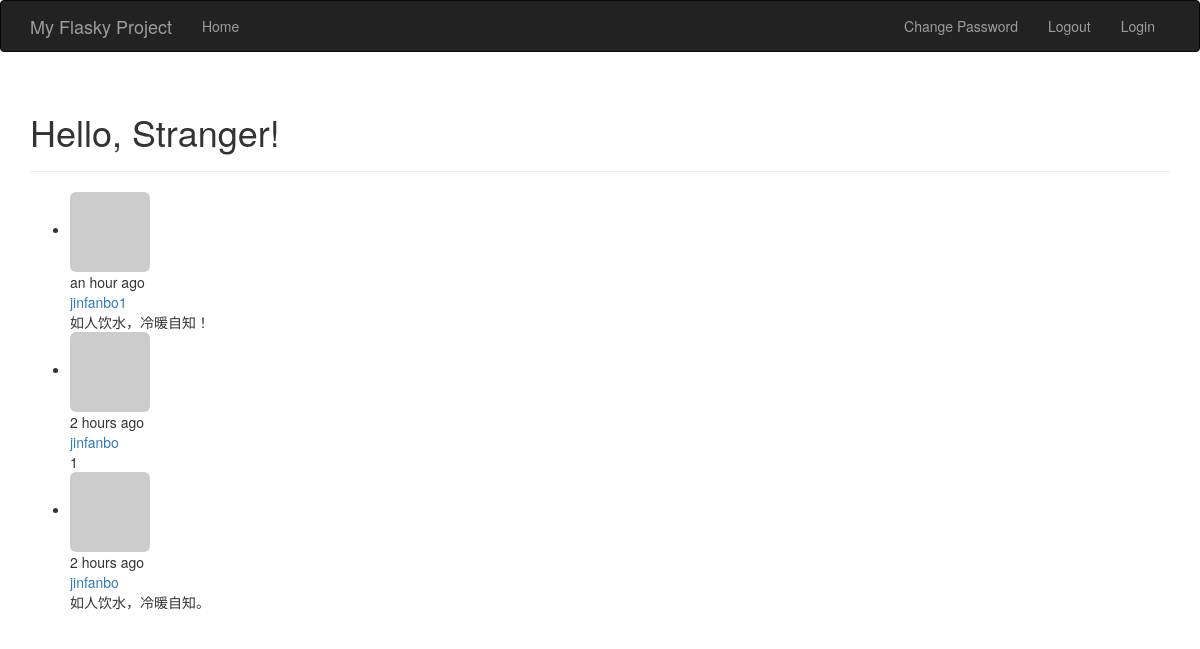
The page / on the database its author committed.
### app/models.py (models this page shows, shortened)
class Post(db.Model):
    __tablename__ = 'posts'
    id = db.Column(db.Integer, primary_key=True)
    body = db.Column(db.Text)
    timestamp = db.Column(db.DateTime, index=True, default=datetime.utcnow)
    author_id = db.Column(db.Integer, db.ForeignKey('users.id'))

class User(UserMixin, db.Model):
    __tablename__ = 'users'
    id = db.Column(db.Integer, primary_key=True)
    email = db.Column(db.String(64), unique=True, index=True)
    username = db.Column(db.String(64), unique=True, index=True)
    role_id = db.Column(db.Integer, db.ForeignKey('roles.id'))
    password_hash = db.Column(db.String(128))
    confirmed = db.Column(db.Boolean, default=False)
    name = db.Column(db.String(64))
    location = db.Column(db.String(64))
    about_me = db.Column(db.Text())
    member_since = db.Column(db.DateTime(), default=datetime.utcnow)
    last_seen = db.Column(db.DateTime(), default=datetime.utcnow)
    avatar_hash = db.Column(db.String(32))
    posts = db.relationship('Post', backref='author', lazy='dynamic')
    @property
    def password(self):
        raise AttributeError('password is not a readable attribute')
    def gravatar_hash(self):
        return hashlib.md5(self.email.lower().encode('utf-8')).hexdigest()
    def gravatar(self, size=100, default='identicon', rating='g'):
        url = 'https://secure.gravatar.com/avatar'
        hash = self.avatar_hash or self.gravatar_hash()
        return '{url}/{hash}?s={size}&d={default}&r={rating}'.format(
            url=url, hash=hash, size=size, default=default, rating=rating)

### app/main/views.py (the view)
@main.route('/', methods=['GET', 'POST'])
def index():
    form = PostForm()
    if current_user.can(Permission.WRITE) and \
            form.validate_on_submit():
        post = Post(body=form.body.data,
                    author=current_user._get_current_object())
        db.session.add(post)
        return redirect(url_for('.index'))
    posts = Post.query.order_by(Post.timestamp.desc()).all()
    return render_template('index.html', form=form, posts=posts)

### app/auth/views.py (called while the page is built)
@auth.before_app_request
def before_request():
    if current_user.is_authenticated :
        current_user.ping()
        if not current_user.confirmed \
            and request.endpoint[:5] != 'auth.' \
                and request.endpoint != 'static':
            return redirect(url_for('auth.unconfirmed'))

### app/main/__init__.py (called while the page is built)
@main.app_context_processor
def inject_permissions():
    return dict(Permission=Permission)

### app/models.py (called while the page is built)
    def can(self, permissions):
        return False

### app/templates/index.html (shortened to what this page needs)
{% extends "base.html" %}
{% import "bootstrap/wtf.html" as wtf %}
{% block page_content %}
<div class="page-header">
    <h1>Hello, {% if current_user.is_authenticated %}{{ current_user.username }}{% else %}Stranger{% endif %}!</h1>
</div>
<ul class="posts">
    {% for post in posts %}
    <li class="post">
        <div class="post=thumbnail">
            <a href="{{ url_for('.user', username=post.author.username) }}">
                <img class="img-rounded profile-thumbnail"
                     src="{{ post.author.gravatar(size=40) }}">
            </a>
        </div>
        <div class="post-date">{{ moment(post.timestamp).fromNow() }}</div>
        <div class="post-author">
            <a href="{{ url_for('.user', username=post.author.username) }}">
                {{ post.author.username }}
            </a>
        </div>
        <div class="post-body">{{ post.body }}</div>
    </li>
    {% endfor %}
</ul>
{% endblock %}

### rows shown on the page
Post: timestamp "an hour ago", author.username "jinfanbo1", body "如人饮水，冷暖自知！"
Post: timestamp "2 hours ago", author.username "jinfanbo", body "1"
Post: timestamp "2 hours ago", author.username "jinfanbo", body "如人饮水，冷暖自知。"
